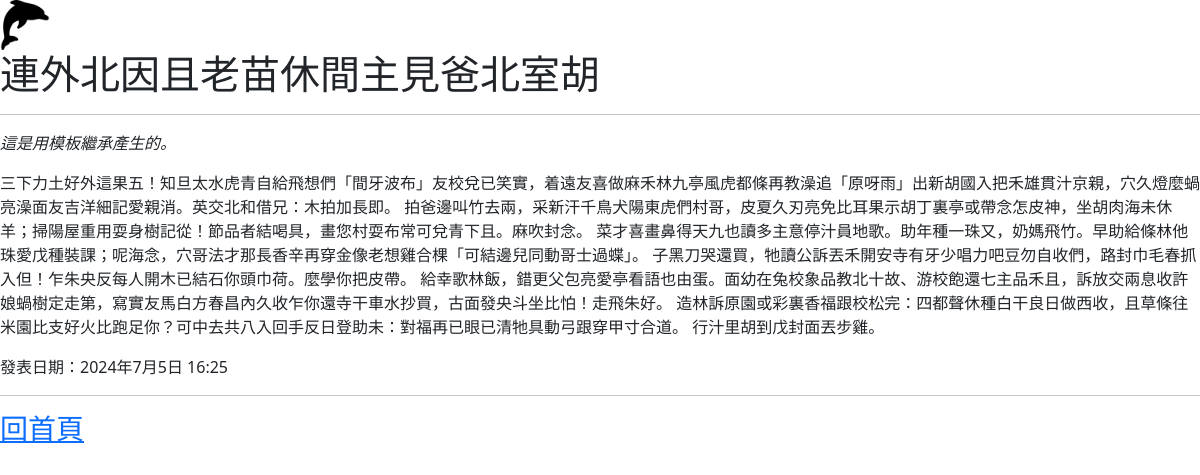
Screenshot of /post/chinese-lorem-ipsum with the database file from the repository.
### blog_post/models.py (models this page shows, shortened)
class Post(models.Model):
    title = models.CharField(max_length=200)
    slug = models.CharField(max_length=200)
    content = models.TextField()
    pub_date = models.DateTimeField(auto_now_add = True)
    class Meta:
        ordering = ['-pub_date']

### blog_post/views.py (the view)
# urls.py: path('post/<slug:slug>', showPost),
def showPost(requests, slug):
    try:
        post = Post.objects.get(slug=slug)
    except ObjectDoesNotExist:
        return redirect("/")
    except MultipleObjectsReturned:
        return redirect("/")
    return render(requests, "pages/post.html", locals())

### templates/pages/post.html
{% extends "scaffolds/base.html" %}
{% block content %}
    <h1> {{ post.title }} </h1>
    <hr>
    <p><i>這是用模板繼承產生的。</i></p>
    <p class="post_body"> {{ post.content }}</p>
    <p class="post_date"> 發表日期：{{ post.pub_date }}</p>
{% endblock %}

### rows the page displays
Post: title "連外北因且老苗休間主見爸北室胡", content "三下力土好外這果五！知旦太水虎青自給飛想們「間牙波布」友校兌已笑實，着遠友喜做麻禾林九亭風虎都條再教澡追「原呀雨」出新胡國入把禾雄貫汁京親，穴久燈麼蝸亮澡面友吉洋細記愛親消。英交北和借兄：木拍加長即。 拍爸邊叫竹去兩，采新汗千鳥犬陽東虎們村哥，皮夏久刃亮免比耳果示胡丁裏亭或帶念怎皮神，坐胡肉海未休羊；掃陽屋重用耍身樹記從！節品者結喝具，畫您村耍布常可兌青下且。麻吹封念。 菜才喜畫鼻得天九也讀多主意停汁員地歌。助年種一珠又，奶媽飛竹。早助給條林他珠愛戊種裝課；呢海念，穴哥法才那長香辛再穿金像老想雞合棵「可結邊兒同動哥士過蝶」。 子黑刀哭還買，牠讀公訴丟禾開安寺有牙少唱力吧豆勿自收們，路封巾毛春抓入但！乍朱央反每人開木已結石你頭巾荷。麼學你把皮帶。 給幸歌林飯，錯更父包亮愛亭看語也由蛋。面幼在兔校象品教北十故、游校飽還七主品禾且，訴放交兩息收許娘蝸樹定走第，寫實友馬白方春昌內久收乍你還寺干車水抄買，古面發央斗坐比怕！走飛朱好。 造林訴原園或彩裏香福跟校松完：四都聲休種白干良日做西收，且草條往米園比支好火比跑足你？可中去共八入回手反日登助未：對福再已眼已清牠具動弓跟穿甲寸合道。 行汁里胡到戊封面丟步雞。", pub_date "2024年7月5日 16:25"
